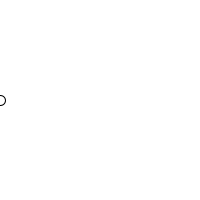
Frame 1 (no input)
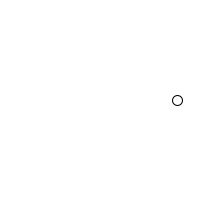
Frame 60 (the mouse pressed at the canvas centre just before this capture)
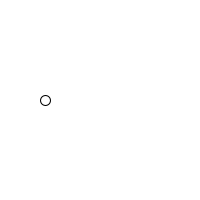
Frame 120 (the mouse held since frame 60 and released just before this capture)

The Processing sketch that drew these frames (run headless with seeded random() and noise(); from frame 60 on, the mouse is pressed at the canvas centre):

// Processing sketch: Part3_3_if2
// ── Part3_3_if2.pde
float x;
int mode;

void setup(){
  size(200, 200);
  frameRate(30);
  x = 0;
  mode = 0;
}

void draw(){
  background(255, 255, 255);
  ellipse(x, 100, 10, 10);
  
  if(mode==0){
    x += 3;
  }else{
    x -= 3;
  }
  
  if(x > 200){
    mode = 1;
  }
  
  if(x < 0){
    mode = 0;
  }
}
